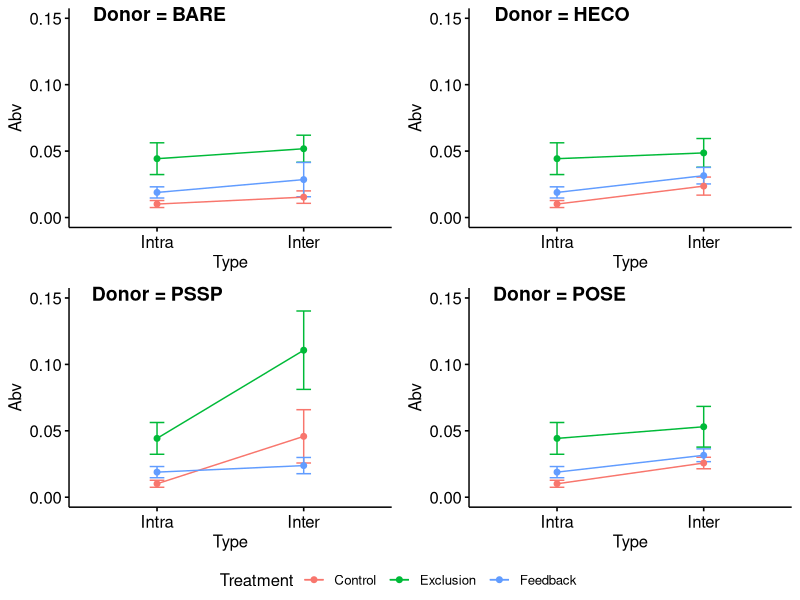
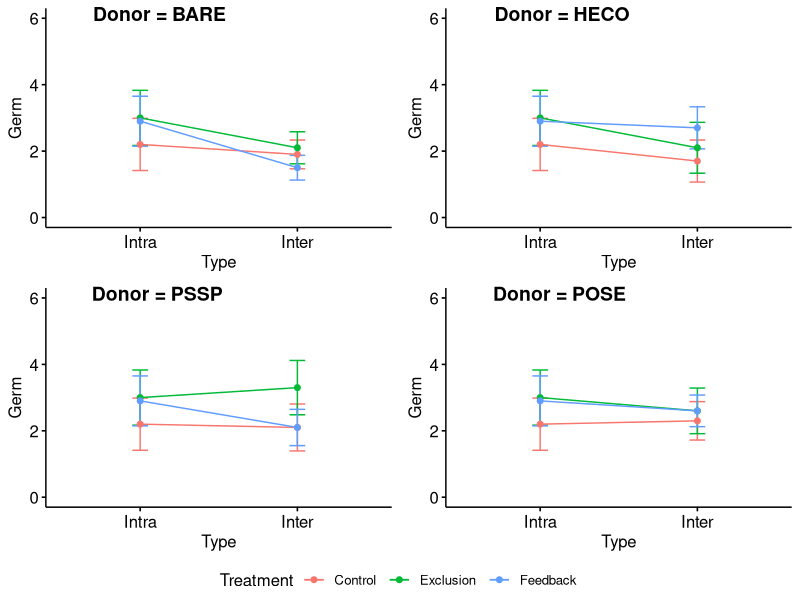
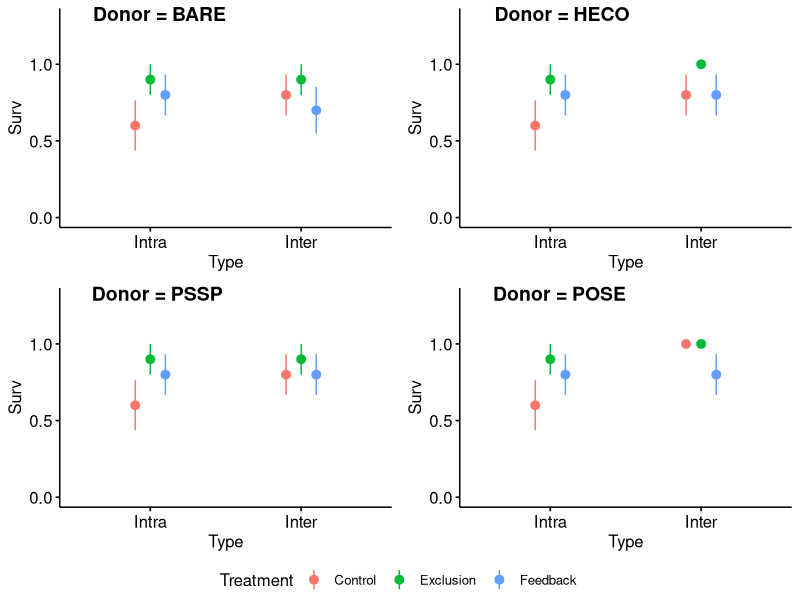
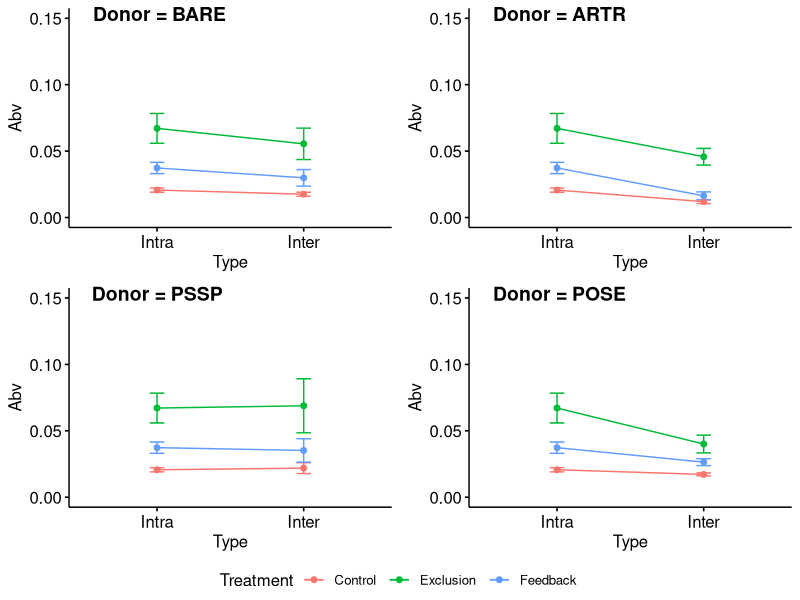
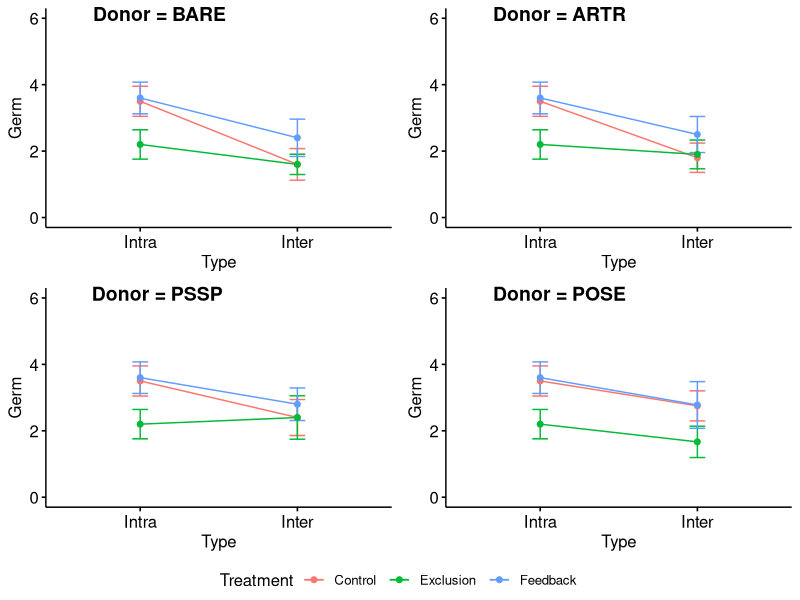
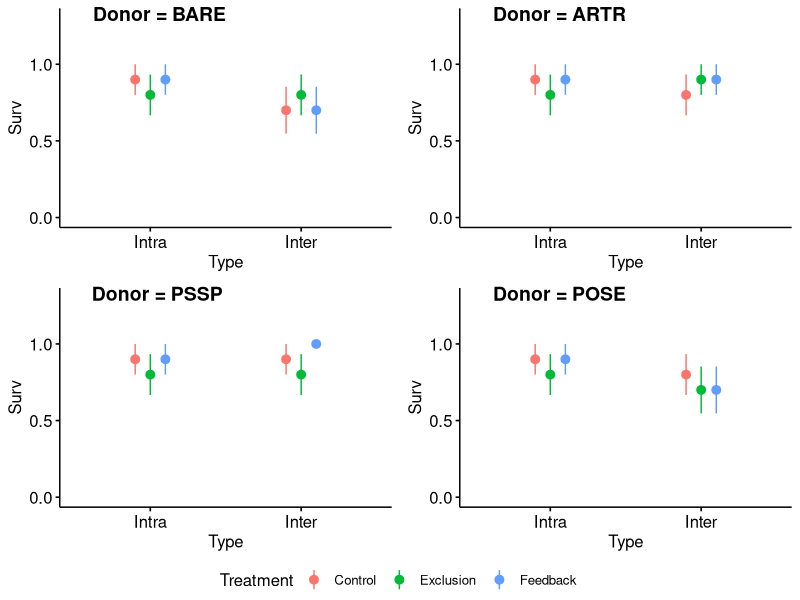
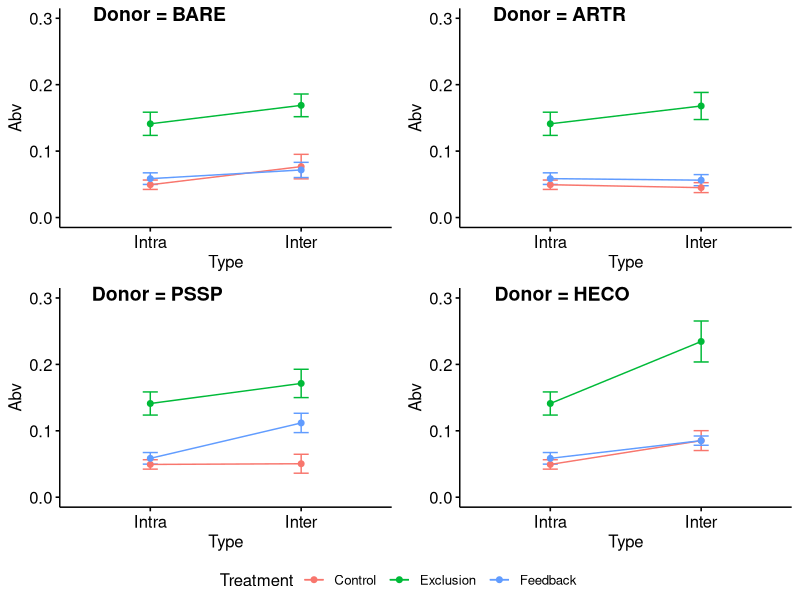
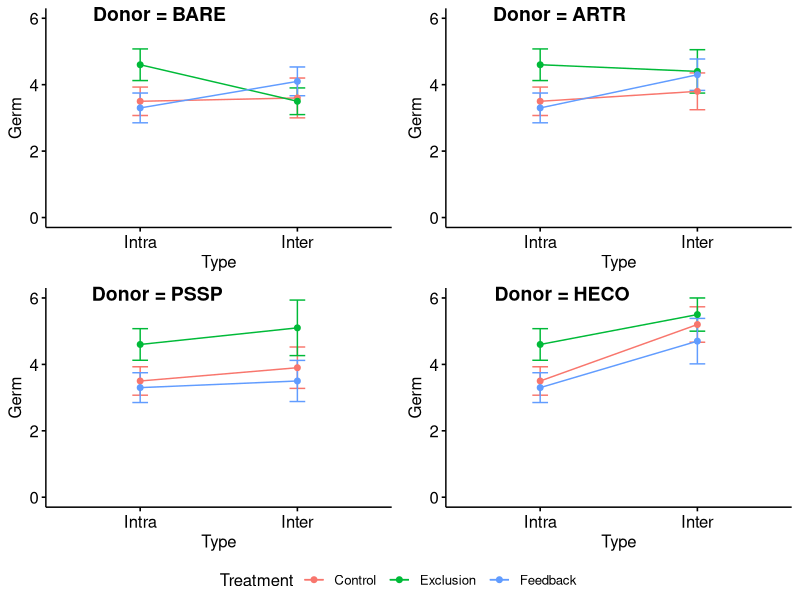

Source code (R) for these figures, in order:
########################################
#Code to visualize all abv biomass data#
########################################

setwd("C:/Users/yc68991/Box Sync/PSFcoexist/R/PSFcoexist")
library(car)
library(ggpubr)

#Data import------------------------
#all<-read.csv("./data/Transplant data clean 190102.csv") #2018 data
all<-read.csv("./data/Transplant data year 2 clean 190819.csv") #2019 data

#Subset data by transplant species-----------
ARTR<-subset(all,Transplant=="ARTR")
POSE<-subset(all,Transplant=="POSE")
PSSP<-subset(all,Transplant=="PSSP")
HECO<-subset(all,Transplant=="HECO")

#ARTR--------------------------------
#Add Intra/Inter labels
ARTR$Type[ARTR$DonorSpp=="ARTR"]<-"Intra"
ARTR$Type[ARTR$DonorSpp!="ARTR"]<-"Inter"
ARTR$Type <- factor(ARTR$Type, levels=c("Intra", "Inter"))#Flip the order of factors for easier visualization

#Take out the rows where labels mixed up and cannot ascertain treatment
ARTR<-subset(ARTR,Treatment%in%c("Control","Exclusion","Feedback"))

#ARTR aboveground biomass visualization
#Make each donor plot separately
artrBARE<-ggpar(ggline(ARTR[ARTR$DonorSpp=="BARE"|ARTR$DonorSpp=="ARTR",], x = "Type", y = "Abv",  
                 add = c("mean_se"),
                 color = "Treatment"),
                ylim=c(0,0.15))#use 0.25 for 2018 data, 0.15 for 2019 data
artrHECO<-ggpar(ggline(ARTR[ARTR$DonorSpp=="HECO"|ARTR$DonorSpp=="ARTR",], x = "Type", y = "Abv",  
                 add = c("mean_se"),
                 color = "Treatment"),
                ylim=c(0,0.15))
artrPSSP<-ggpar(ggline(ARTR[ARTR$DonorSpp=="PSSP"|ARTR$DonorSpp=="ARTR",], x = "Type", y = "Abv",  
                 add = c("mean_se"),
                 color = "Treatment"),
                ylim=c(0,0.15))
artrPOSE<-ggpar(ggline(ARTR[ARTR$DonorSpp=="POSE"|ARTR$DonorSpp=="ARTR",], x = "Type", y = "Abv",  
                 add = c("mean_se"),
                 color = "Treatment"),
                ylim=c(0,0.15))
#Put plots together
ggarrange(artrBARE , artrHECO, artrPSSP,artrPOSE, 
          labels = c("Donor = BARE", "Donor = HECO", "Donor = PSSP","Donor = POSE"),
          common.legend = TRUE, legend = "bottom",
          hjust=-0.7,
          ncol = 2, nrow = 2)

#ARTR germination visualization
#Make each donor plot separately
g.artrBARE<-ggpar(ggline(ARTR[ARTR$DonorSpp=="BARE"|ARTR$DonorSpp=="ARTR",], x = "Type", y = "Germ",  
                       add = c("mean_se"),
                       color = "Treatment"),
                ylim=c(0,6))
g.artrHECO<-ggpar(ggline(ARTR[ARTR$DonorSpp=="HECO"|ARTR$DonorSpp=="ARTR",], x = "Type", y = "Germ",  
                       add = c("mean_se"),
                       color = "Treatment"),
                ylim=c(0,6))
g.artrPSSP<-ggpar(ggline(ARTR[ARTR$DonorSpp=="PSSP"|ARTR$DonorSpp=="ARTR",], x = "Type", y = "Germ",  
                       add = c("mean_se"),
                       color = "Treatment"),
                ylim=c(0,6))
g.artrPOSE<-ggpar(ggline(ARTR[ARTR$DonorSpp=="POSE"|ARTR$DonorSpp=="ARTR",], x = "Type", y = "Germ",  
                       add = c("mean_se"),
                       color = "Treatment"),
                ylim=c(0,6))
#Put plots together
ggarrange(g.artrBARE , g.artrHECO, g.artrPSSP,g.artrPOSE, 
          labels = c("Donor = BARE", "Donor = HECO", "Donor = PSSP","Donor = POSE"),
          common.legend = TRUE, legend = "bottom",
          hjust=-0.7,
          ncol = 2, nrow = 2)


#ARTR survival visualization
#Make each donor plot separately
s.artrBARE<-ggpar(ggerrorplot(ARTR[ARTR$DonorSpp=="BARE"|ARTR$DonorSpp=="ARTR",], x = "Type", y = "Surv", 
                              desc_stat = "mean_se", 
                              color = "Treatment", 
                              position = position_dodge(0.3)),
                  ylim=c(0,1.3))
s.artrHECO<-ggpar(ggerrorplot(ARTR[ARTR$DonorSpp=="HECO"|ARTR$DonorSpp=="ARTR",], x = "Type", y = "Surv", 
                              desc_stat = "mean_se", 
                              color = "Treatment", 
                              position = position_dodge(0.3)),
                  ylim=c(0,1.3))
s.artrPSSP<-ggpar(ggerrorplot(ARTR[ARTR$DonorSpp=="PSSP"|ARTR$DonorSpp=="ARTR",], x = "Type", y = "Surv", 
                              desc_stat = "mean_se", 
                              color = "Treatment", 
                              position = position_dodge(0.3)),
                  ylim=c(0,1.3))
s.artrPOSE<-ggpar(ggerrorplot(ARTR[ARTR$DonorSpp=="POSE"|ARTR$DonorSpp=="ARTR",], x = "Type", y = "Surv",  
                              desc_stat = "mean_se", 
                              color = "Treatment", 
                              position = position_dodge(0.3)),
                  ylim=c(0,1.3))
#Put plots together
ggarrange(s.artrBARE , s.artrHECO, s.artrPSSP,s.artrPOSE, 
          labels = c("Donor = BARE", "Donor = HECO", "Donor = PSSP","Donor = POSE"),
          common.legend = TRUE, legend = "bottom",
          hjust=-0.7,
          ncol = 2, nrow = 2)

#HECO--------------------------------
#Add Intra/Inter labels
HECO$Type[HECO$DonorSpp=="HECO"]<-"Intra"
HECO$Type[HECO$DonorSpp!="HECO"]<-"Inter"
HECO$Type <- factor(HECO$Type, levels=c("Intra", "Inter"))#Flip the order of factors for easier visualization

#HECO aboveground biomass visualization
#Make each donor plot separately
hecoBARE<-ggpar(ggline(HECO[HECO$DonorSpp=="BARE"|HECO$DonorSpp=="HECO",], x = "Type", y = "Abv",  
                       add = c("mean_se"),
                       color = "Treatment"),
                ylim=c(0,0.15))#use 0.25 for 2018 and 0.15 for 2019
hecoARTR<-ggpar(ggline(HECO[HECO$DonorSpp=="ARTR"|HECO$DonorSpp=="HECO",], x = "Type", y = "Abv",  
                       add = c("mean_se"),
                       color = "Treatment"),
                ylim=c(0,0.15))
hecoPSSP<-ggpar(ggline(HECO[HECO$DonorSpp=="PSSP"|HECO$DonorSpp=="HECO",], x = "Type", y = "Abv",  
                       add = c("mean_se"),
                       color = "Treatment"),
                ylim=c(0,0.15))
hecoPOSE<-ggpar(ggline(HECO[HECO$DonorSpp=="POSE"|HECO$DonorSpp=="HECO",], x = "Type", y = "Abv",  
                       add = c("mean_se"),
                       color = "Treatment"),
                ylim=c(0,0.15))
#Put plots together
ggarrange(hecoBARE , hecoARTR, hecoPSSP,hecoPOSE, 
          labels = c("Donor = BARE", "Donor = ARTR", "Donor = PSSP","Donor = POSE"),
          common.legend = TRUE, legend = "bottom",
          hjust=-0.7,
          ncol = 2, nrow = 2)

#HECO germination visualization 
#Make each donor plot separately
g.hecoBARE<-ggpar(ggline(HECO[HECO$DonorSpp=="BARE"|HECO$DonorSpp=="HECO",], x = "Type", y = "Germ",  
                       add = c("mean_se"),
                       color = "Treatment"),
                ylim=c(0,6))#use 1 for 2018, 6 for 2019
g.hecoARTR<-ggpar(ggline(HECO[HECO$DonorSpp=="ARTR"|HECO$DonorSpp=="HECO",], x = "Type", y = "Germ",  
                       add = c("mean_se"),
                       color = "Treatment"),
                ylim=c(0,6))
g.hecoPSSP<-ggpar(ggline(HECO[HECO$DonorSpp=="PSSP"|HECO$DonorSpp=="HECO",], x = "Type", y = "Germ",  
                       add = c("mean_se"),
                       color = "Treatment"),
                ylim=c(0,6))
g.hecoPOSE<-ggpar(ggline(HECO[HECO$DonorSpp=="POSE"|HECO$DonorSpp=="HECO",], x = "Type", y = "Germ",  
                       add = c("mean_se"),
                       color = "Treatment"),
                ylim=c(0,6))
#Put plots together
ggarrange(g.hecoBARE ,g.hecoARTR, g.hecoPSSP,g.hecoPOSE, 
          labels = c("Donor = BARE", "Donor = ARTR", "Donor = PSSP","Donor = POSE"),
          common.legend = TRUE, legend = "bottom",
          hjust=-0.7,
          ncol = 2, nrow = 2)

#HECO survival visualization
#Make each donor plot separately
s.hecoBARE<-ggpar(ggerrorplot(HECO[HECO$DonorSpp=="BARE"|HECO$DonorSpp=="HECO",], x = "Type", y = "Surv", 
                              desc_stat = "mean_se", 
                              color = "Treatment", 
                              position = position_dodge(0.3)),
            ylim=c(0,1.3))
s.hecoARTR<-ggpar(ggerrorplot(HECO[HECO$DonorSpp=="ARTR"|HECO$DonorSpp=="HECO",], x = "Type", y = "Surv", 
                              desc_stat = "mean_se", 
                              color = "Treatment", 
                              position = position_dodge(0.3)),
                  ylim=c(0,1.3))
s.hecoPSSP<-ggpar(ggerrorplot(HECO[HECO$DonorSpp=="PSSP"|HECO$DonorSpp=="HECO",], x = "Type", y = "Surv", 
                              desc_stat = "mean_se", 
                              color = "Treatment", 
                              position = position_dodge(0.3)),
                  ylim=c(0,1.3))
s.hecoPOSE<-ggpar(ggerrorplot(HECO[HECO$DonorSpp=="POSE"|HECO$DonorSpp=="HECO",], x = "Type", y = "Surv", 
                              desc_stat = "mean_se", 
                              color = "Treatment", 
                              position = position_dodge(0.3)),
                  ylim=c(0,1.3))
#Put plots together
ggarrange(s.hecoBARE ,s.hecoARTR, s.hecoPSSP,s.hecoPOSE, 
          labels = c("Donor = BARE", "Donor = ARTR", "Donor = PSSP","Donor = POSE"),
          common.legend = TRUE, legend = "bottom",
          hjust=-0.7,
          ncol = 2, nrow = 2)

#POSE--------------------------------
#Add Intra/Inter labels
POSE$Type[POSE$DonorSpp=="POSE"]<-"Intra"
POSE$Type[POSE$DonorSpp!="POSE"]<-"Inter"
POSE$Type <- factor(POSE$Type, levels=c("Intra", "Inter"))#Flip the order of factors for easier visualization

#POSE aboveground biomass visualization
#Make each donor plot separately
poseBARE<-ggpar(ggline(POSE[POSE$DonorSpp=="BARE"|POSE$DonorSpp=="POSE",], x = "Type", y = "Abv",  
                       add = c("mean_se"),
                       color = "Treatment"),
                ylim=c(0,0.3))#use 0.4 in 2018 and 0.3 in 2019
poseARTR<-ggpar(ggline(POSE[POSE$DonorSpp=="ARTR"|POSE$DonorSpp=="POSE",], x = "Type", y = "Abv",  
                       add = c("mean_se"),
                       color = "Treatment"),
                ylim=c(0,0.3))
posePSSP<-ggpar(ggline(POSE[POSE$DonorSpp=="PSSP"|POSE$DonorSpp=="POSE",], x = "Type", y = "Abv",  
                       add = c("mean_se"),
                       color = "Treatment"),
                ylim=c(0,0.3))
poseHECO<-ggpar(ggline(POSE[POSE$DonorSpp=="HECO"|POSE$DonorSpp=="POSE",], x = "Type", y = "Abv",  
                       add = c("mean_se"),
                       color = "Treatment"),
                ylim=c(0,0.3))
#Put plots together
ggarrange(poseBARE , poseARTR, posePSSP,poseHECO, 
          labels = c("Donor = BARE", "Donor = ARTR", "Donor = PSSP","Donor = HECO"),
          common.legend = TRUE, legend = "bottom",
          hjust=-0.7,
          ncol = 2, nrow = 2)

#POSE germination visualization
#Make each donor plot separately
g.poseBARE<-ggpar(ggline(POSE[POSE$DonorSpp=="BARE"|POSE$DonorSpp=="POSE",], x = "Type", y = "Germ",  
                       add = c("mean_se"),
                       color = "Treatment"),
                ylim=c(0,6))#use 4 for 2018, 6 for 2019
g.poseARTR<-ggpar(ggline(POSE[POSE$DonorSpp=="ARTR"|POSE$DonorSpp=="POSE",], x = "Type", y = "Germ",  
                       add = c("mean_se"),
                       color = "Treatment"),
                ylim=c(0,6))
g.posePSSP<-ggpar(ggline(POSE[POSE$DonorSpp=="PSSP"|POSE$DonorSpp=="POSE",], x = "Type", y = "Germ",  
                       add = c("mean_se"),
                       color = "Treatment"),
                ylim=c(0,6))
g.poseHECO<-ggpar(ggline(POSE[POSE$DonorSpp=="HECO"|POSE$DonorSpp=="POSE",], x = "Type", y = "Germ",  
                       add = c("mean_se"),
                       color = "Treatment"),
                ylim=c(0,6))
#Put plots together
ggarrange(g.poseBARE , g.poseARTR, g.posePSSP,g.poseHECO, 
          labels = c("Donor = BARE", "Donor = ARTR", "Donor = PSSP","Donor = HECO"),
          common.legend = TRUE, legend = "bottom",
          hjust=-0.7,
          ncol = 2, nrow = 2)

#POSE survival visualization for 2018
#Make each donor plot separately
s.poseBARE<-ggpar(ggline(POSE[POSE$DonorSpp=="BARE"|POSE$DonorSpp=="POSE",], x = "Type", y = "Surv",  
                         add = c("mean_se"),
                         color = "Treatment"),
                  ylim=c(0,1.3))
s.poseARTR<-ggpar(ggline(POSE[POSE$DonorSpp=="ARTR"|POSE$DonorSpp=="POSE",], x = "Type", y = "Surv",  
                         add = c("mean_se"),
                         color = "Treatment"),
                  ylim=c(0,1.3))
s.posePSSP<-ggpar(ggline(POSE[POSE$DonorSpp=="PSSP"|POSE$DonorSpp=="POSE",], x = "Type", y = "Surv",  
                         add = c("mean_se"),
                         color = "Treatment"),
                  ylim=c(0,1.3))
s.poseHECO<-ggpar(ggline(POSE[POSE$DonorSpp=="HECO"|POSE$DonorSpp=="POSE",], x = "Type", y = "Surv",  
                         add = c("mean_se"),
                         color = "Treatment"),
                  ylim=c(0,1.3))
#Put plots together
ggarrange(s.poseBARE , s.poseARTR, s.posePSSP,s.poseHECO, 
          labels = c("Donor = BARE", "Donor = ARTR", "Donor = PSSP","Donor = HECO"),
          common.legend = TRUE, legend = "bottom",
          hjust=-0.7,
          ncol = 2, nrow = 2)

#POSE survival visualization for 2019
#Make each donor plot separately
s.poseBARE<-ggpar(ggerrorplot(POSE[POSE$DonorSpp=="BARE"|POSE$DonorSpp=="POSE",], x = "Type", y = "Surv", 
                              desc_stat = "mean_se", 
                              color = "Treatment", 
                              position = position_dodge(0.3)),
                  ylim=c(0,1.3))
s.poseARTR<-ggpar(ggerrorplot(POSE[POSE$DonorSpp=="ARTR"|POSE$DonorSpp=="POSE",], x = "Type", y = "Surv", 
                              desc_stat = "mean_se", 
                              color = "Treatment", 
                              position = position_dodge(0.3)),
                  ylim=c(0,1.3))
s.posePSSP<-ggpar(ggerrorplot(POSE[POSE$DonorSpp=="PSSP"|POSE$DonorSpp=="POSE",], x = "Type", y = "Surv", 
                              desc_stat = "mean_se", 
                              color = "Treatment", 
                              position = position_dodge(0.3)),
                  ylim=c(0,1.3))
s.poseHECO<-ggpar(ggerrorplot(POSE[POSE$DonorSpp=="HECO"|POSE$DonorSpp=="POSE",], x = "Type", y = "Surv", 
                              desc_stat = "mean_se", 
                              color = "Treatment", 
                              position = position_dodge(0.3)),
                  ylim=c(0,1.3))
#Put plots together
ggarrange(s.poseBARE , s.poseARTR, s.posePSSP,s.poseHECO, 
          labels = c("Donor = BARE", "Donor = ARTR", "Donor = PSSP","Donor = HECO"),
          common.legend = TRUE, legend = "bottom",
          hjust=-0.7,
          ncol = 2, nrow = 2)

#PSSP--------------------------------
#Add Intra/Inter labels
PSSP$Type[PSSP$DonorSpp=="PSSP"]<-"Intra"
PSSP$Type[PSSP$DonorSpp!="PSSP"]<-"Inter"
PSSP$Type <- factor(PSSP$Type, levels=c("Intra", "Inter"))#Flip the order of factors for easier visualization

#PSSP aboveground biommas visualization
#Make each donor plot separately
psspBARE<-ggpar(ggline(PSSP[PSSP$DonorSpp=="BARE"|PSSP$DonorSpp=="PSSP",], x = "Type", y = "Abv",  
                       add = c("mean_se"),
                       color = "Treatment"),
                ylim=c(0,0.4))
psspARTR<-ggpar(ggline(PSSP[PSSP$DonorSpp=="ARTR"|PSSP$DonorSpp=="PSSP",], x = "Type", y = "Abv",  
                       add = c("mean_se"),
                       color = "Treatment"),
                ylim=c(0,0.4))
psspPOSE<-ggpar(ggline(PSSP[PSSP$DonorSpp=="POSE"|PSSP$DonorSpp=="PSSP",], x = "Type", y = "Abv",  
                       add = c("mean_se"),
                       color = "Treatment"),
                ylim=c(0,0.4))
psspHECO<-ggpar(ggline(PSSP[PSSP$DonorSpp=="HECO"|PSSP$DonorSpp=="PSSP",], x = "Type", y = "Abv",  
                       add = c("mean_se"),
                       color = "Treatment"),
                ylim=c(0,0.4))
#Put plots together
ggarrange(psspBARE , psspARTR, psspPOSE,psspHECO, 
          labels = c("Donor = BARE", "Donor = ARTR", "Donor = POSE","Donor = HECO"),
          common.legend = TRUE, legend = "bottom",
          hjust=-0.7,
          ncol = 2, nrow = 2)

#PSSP germination visualization
#Make each donor plot separately
g.psspBARE<-ggpar(ggline(PSSP[PSSP$DonorSpp=="BARE"|PSSP$DonorSpp=="PSSP",], x = "Type", y = "Germ",  
                       add = c("mean_se"),
                       color = "Treatment"),
                ylim=c(0,7))#use 3 in 2018, 7 in 2019
g.psspARTR<-ggpar(ggline(PSSP[PSSP$DonorSpp=="ARTR"|PSSP$DonorSpp=="PSSP",], x = "Type", y = "Germ",  
                       add = c("mean_se"),
                       color = "Treatment"),
                ylim=c(0,7))
g.psspPOSE<-ggpar(ggline(PSSP[PSSP$DonorSpp=="POSE"|PSSP$DonorSpp=="PSSP",], x = "Type", y = "Germ",  
                       add = c("mean_se"),
                       color = "Treatment"),
                ylim=c(0,7))
g.psspHECO<-ggpar(ggline(PSSP[PSSP$DonorSpp=="HECO"|PSSP$DonorSpp=="PSSP",], x = "Type", y = "Germ",  
                       add = c("mean_se"),
                       color = "Treatment"),
                ylim=c(0,7))
#Put plots together
ggarrange(g.psspBARE , g.psspARTR, g.psspPOSE,g.psspHECO, 
          labels = c("Donor = BARE", "Donor = ARTR", "Donor = POSE","Donor = HECO"),
          common.legend = TRUE, legend = "bottom",
          hjust=-0.7,
          ncol = 2, nrow = 2)

#PSSP survival visualization
#Make each donor plot separately
s.psspBARE<-ggpar(ggerrorplot(PSSP[PSSP$DonorSpp=="BARE"|PSSP$DonorSpp=="PSSP",], x = "Type", y = "Surv", 
                              desc_stat = "mean_se", 
                              color = "Treatment", 
                              position = position_dodge(0.3)),
                  ylim=c(0,1.3))
s.psspARTR<-ggpar(ggerrorplot(PSSP[PSSP$DonorSpp=="ARTR"|PSSP$DonorSpp=="PSSP",], x = "Type", y = "Surv", 
                              desc_stat = "mean_se", 
                              color = "Treatment", 
                              position = position_dodge(0.3)),
                  ylim=c(0,1.3))
s.psspPOSE<-ggpar(ggerrorplot(PSSP[PSSP$DonorSpp=="POSE"|PSSP$DonorSpp=="PSSP",], x = "Type", y = "Surv", 
                              desc_stat = "mean_se", 
                              color = "Treatment", 
                              position = position_dodge(0.3)),
                  ylim=c(0,1.3))
s.psspHECO<-ggpar(ggerrorplot(PSSP[PSSP$DonorSpp=="HECO"|PSSP$DonorSpp=="PSSP",], x = "Type", y = "Surv", 
                              desc_stat = "mean_se", 
                              color = "Treatment", 
                              position = position_dodge(0.3)),
                  ylim=c(0,1.3))
#Put plots together
ggarrange(s.psspBARE , s.psspARTR, s.psspPOSE,s.psspHECO, 
          labels = c("Donor = BARE", "Donor = ARTR", "Donor = POSE","Donor = HECO"),
          common.legend = TRUE, legend = "bottom",
          hjust=-0.7,
          ncol = 2, nrow = 2)

#Look at species together--------------------------------
allClean<-rbind.data.frame(ARTR,POSE,HECO,PSSP)

abv<-ggline(allClean, x = "DonorSpp", y = "Abv",
       add = c("mean_se"),
       color = "Treatment")
surv<-ggline(allClean, x = "DonorSpp", y = "Surv",
            add = c("mean_se"),
            color = "Treatment")
germ<-ggline(allClean, x = "DonorSpp", y = "Germ",
            add = c("mean_se"),
            color = "Treatment")
#Put plots together
ggarrange(abv , surv, germ,
          common.legend = TRUE, legend = "bottom",
          ncol = 1, nrow = 3)

#2019 only, use distance to donor and donor size as covariate---------------
#Visualize everything
ggscatter(allClean,x="Dist_centroid",y="Abv",color="Treatment",shape="DonorSpp",facet.by="Transplant")
#Big blob no discernable patterns
ggscatter(allClean,x="Diam_donor",y="Abv",color="Treatment",shape="DonorSpp",facet.by="Transplant")
ggscatter(allClean,x="Dist_edge",y="Abv",color="Treatment",shape="DonorSpp",facet.by="Transplant") 
#easier to visually compare since it gets rid of the large size of ARTRs, no strong patterns though

#Separate by transplant species
#ARTR
ggscatter(subset(ARTR,DonorSpp!="BARE"),x="Dist_centroid",y="Abv",color="Treatment",facet.by="DonorSpp",scales="free")
ggscatter(subset(ARTR,DonorSpp!="BARE"),x="Dist_edge",y="Abv",color="Treatment",facet.by="DonorSpp",scales="free")
ggscatter(subset(ARTR,DonorSpp!="BARE"),x="Diam_donor",y="Abv",color="Treatment",facet.by="DonorSpp",scales="free")
#maybe a negative relationship in control POSEs

#HECO
ggscatter(subset(HECO,DonorSpp!="BARE"),x="Dist_centroid",y="Abv",color="Treatment",facet.by="DonorSpp",scales="free")
#In HECO feedback, potentially a positive trend
ggscatter(subset(HECO,DonorSpp!="BARE"),x="Dist_edge",y="Abv",color="Treatment",facet.by="DonorSpp",scales="free")
ggscatter(subset(HECO,DonorSpp!="BARE"),x="Diam_donor",y="Abv",color="Treatment",facet.by="DonorSpp",scales="free")
#In HECO feedback, potentially a positive trend

#POSE
ggscatter(subset(POSE,DonorSpp!="BARE"),x="Dist_centroid",y="Abv",color="Treatment",facet.by="DonorSpp",scales="free")
ggscatter(subset(POSE,DonorSpp!="BARE"),x="Dist_edge",y="Abv",color="Treatment",facet.by="DonorSpp",scales="free")
ggscatter(subset(POSE,DonorSpp!="BARE"),x="Diam_donor",y="Abv",color="Treatment",facet.by="DonorSpp",scales="free")

#PSSP
ggscatter(subset(PSSP,DonorSpp!="BARE"),x="Dist_centroid",y="Abv",color="Treatment",facet.by="DonorSpp",scales="free")
ggscatter(subset(PSSP,DonorSpp!="BARE"),x="Dist_edge",y="Abv",color="Treatment",facet.by="DonorSpp",scales="free")
ggscatter(subset(PSSP,DonorSpp!="BARE"),x="Diam_donor",y="Abv",color="Treatment",facet.by="DonorSpp",scales="free")
